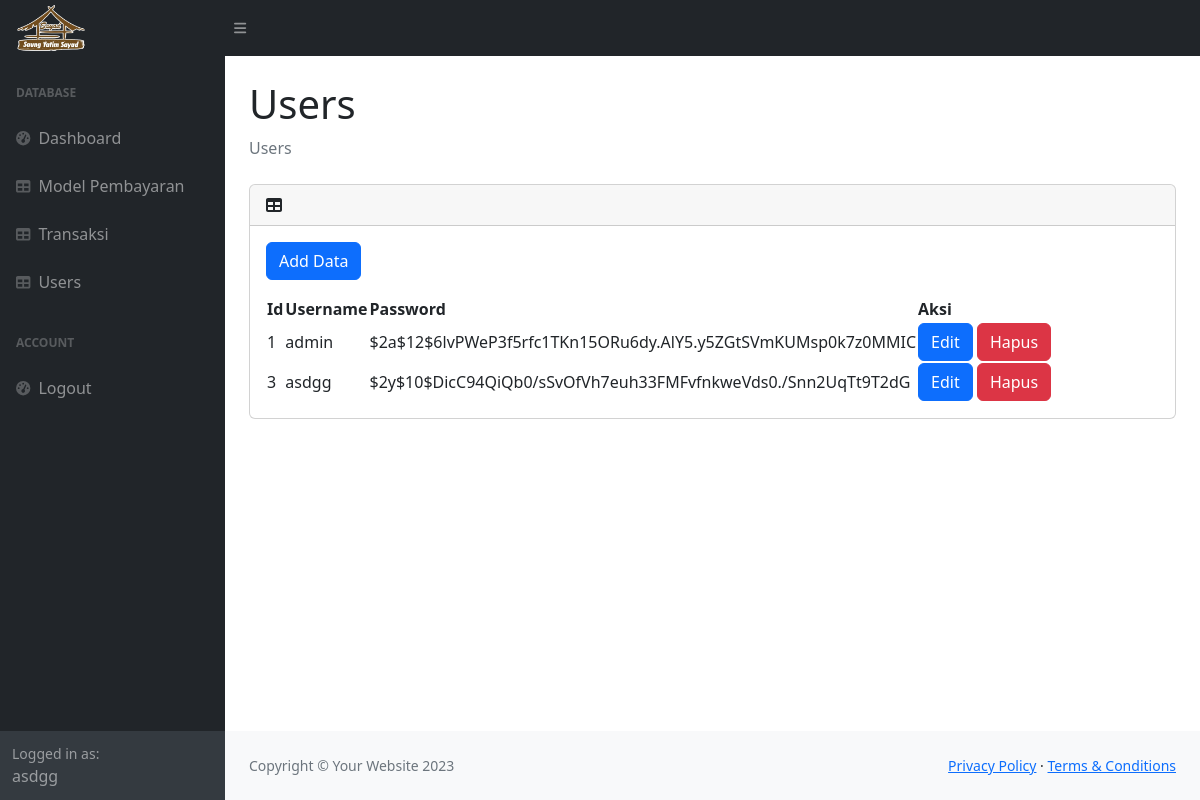
/admin/users.php (signed in), run on the app's committed database.
### tables this page shows
CREATE TABLE `users` (
  `id` int(11) NOT NULL,
  `username` varchar(50) NOT NULL,
  `password` varchar(255) NOT NULL
);

### admin/users.php (called while the page is built, shortened)
<?php
    require_once __DIR__ . '/../models/user.php';
    $users = User::get_all();
    require_once __DIR__ . '/views/layout.php';
    require_once __DIR__ . '/views/users.php';
?>

### models/model.php (called while the page is built, shortened)
<?php
    require_once __DIR__ . '/connection.php';
    class Model{
        protected $id;
        protected static $table_name = "";
        function get_id(){
            return $this->id;
        }
        public static function get_all(){
            global $conn;
            $datas = [];
            $query = $conn->query("SELECT * FROM " . static::$table_name);
            if ($query->num_rows > 0){
                foreach ($query->fetch_all() as $raw_data){
                    $datas[] = static::from_array($raw_data);
                }
            }
            return $datas;
        }
    }
?>

### models/user.php (called while the page is built, shortened)
<?php
    require_once __DIR__ . '/connection.php';
    require_once __DIR__ . '/model.php';
    class User extends Model{
        protected $username;
        protected $password;
        function __construct($id, $username, $password){
            $this->id=$id;
            $this->username=$username;
            $this->password=$password;
        }
        public static function from_array($array){
            return new User(
                $array[0],
                $array[1],
                $array[2]
            );
        }
        function get_username(){
            return $this->username;
        }
        function get_password(){
            return $this->password;
        }
    }
?>

### admin/views/users.php (the view, shortened to what this page needs)
<section id="content">
    <div class="container-fluid px-4">
        <h1 class="mt-4">Users</h1>
        <ol class="breadcrumb mb-4">
            <li class="breadcrumb-item active">Users</li>
        </ol>
        <div class="card mt-4">
            <div class="card-header">
                <i class="fas fa-table me-1"></i>
            </div>
            <div class="card-body">
                <button class="btn btn-primary mb-3" onclick="add()">Add Data</button>
                <table id="datatable">
                    <thead>
                        <th>Id</th>
                        <th>Username</th>
                        <th>Password</th>
                        <th>Aksi</th>
                    </thead>
                    <tbody>
                        <?php foreach($users as $user) { ?>
                            <tr>
                                <td><?=$user->get_id()?></td>
                                <td><?=$user->get_username()?></td>
                                <td><?=$user->get_password()?></td>
                                <td>
                                    <button class="btn btn-primary" onclick="edit(this)">Edit</button>
                                    <button class="btn btn-danger" onclick="erase(this)">
                                        Hapus
                                    </button>
                                </td>
                            </tr>
                        <?php } ?>
                    </tbody>
                </table>
            </div>
        </div>
    </div>
</section>

### admin/views/layout.php (shortened to what this page needs)
<?php
require_once __DIR__ . '/../../models/user.php';
?>
<!DOCTYPE html>
<html lang="en">
<head>
    <link href="https://cdn.jsdelivr.net/npm/simple-datatables@7.1.2/dist/style.min.css" rel="stylesheet" />
    <link href="css/styles.css" rel="stylesheet" />
</head>
<body class="sb-nav-fixed">
    <nav class="sb-topnav navbar navbar-expand navbar-dark bg-dark">
        <a class="navbar-brand ps-3" href="index.php"><img width="70px" src="../views/img/logo.png" alt=""></a>
        <button class="btn btn-link btn-sm order-1 order-lg-0 me-4 me-lg-0" id="sidebarToggle" href="#!"><i class="fas fa-bars"></i></button>
    </nav>
    <div id="layoutSidenav">
        <div id="layoutSidenav_nav">
            <nav class="sb-sidenav accordion sb-sidenav-dark" id="sidenavAccordion">
                <div class="sb-sidenav-menu">
                    <div class="nav">
                        <div class="sb-sidenav-menu-heading">Database</div>
                        <a class="nav-link" href="index.php">
                            <div class="sb-nav-link-icon"><i class="fas fa-tachometer-alt"></i></div>
                            Dashboard
                        </a>
                        <a class="nav-link" href="modelpembayaran.php">
                            <div class="sb-nav-link-icon"><i class="fas fa-table"></i></div>
                            Model Pembayaran
                        </a>
                        <a class="nav-link" href="transaksi.php">
                            <div class="sb-nav-link-icon"><i class="fas fa-table"></i></div>
                            Transaksi
                        </a>
                        <a class="nav-link" href="users.php">
                            <div class="sb-nav-link-icon"><i class="fas fa-table"></i></div>
                            Users
                        </a>
                        <div class="sb-sidenav-menu-heading">Account</div>
                        <a class="nav-link" href="logout.php">
                            <div class="sb-nav-link-icon"><i class="fas fa-tachometer-alt"></i></div>
                            Logout
                        </a>
                    </div>
                </div>
                <div class="sb-sidenav-footer">
                    <div class="small">Logged in as:</div>
                    <?= unserialize($_SESSION['user'])->get_username() ?>
                </div>
            </nav>
        </div>
        <div id="layoutSidenav_content">
            <main id="content_location">
            </main>
            <footer class="py-4 bg-light mt-auto">
                <div class="container-fluid px-4">
                    <div class="d-flex align-items-center justify-content-between small">
                        <div class="text-muted">Copyright &copy; Your Website 2023</div>
                        <div>
                            <a href="#">Privacy Policy</a>
                            &middot;
                            <a href="#">Terms &amp; Conditions</a>
                        </div>
                    </div>
                </div>
            </footer>
        </div>
</body>
</html>

### data on the page
users: username "asdgg", id "3", password "$2y$10$DicC94QiQb0/sSvOfVh7euh33FMFvfnkweVds0./Snn2UqTt9T2dG"
users: id "1", username "admin", password "$2a$12$6lvPWeP3f5rfc1TKn15ORu6dy.AlY5.y5ZGtSVmKUMsp0k7z0MMIC"
